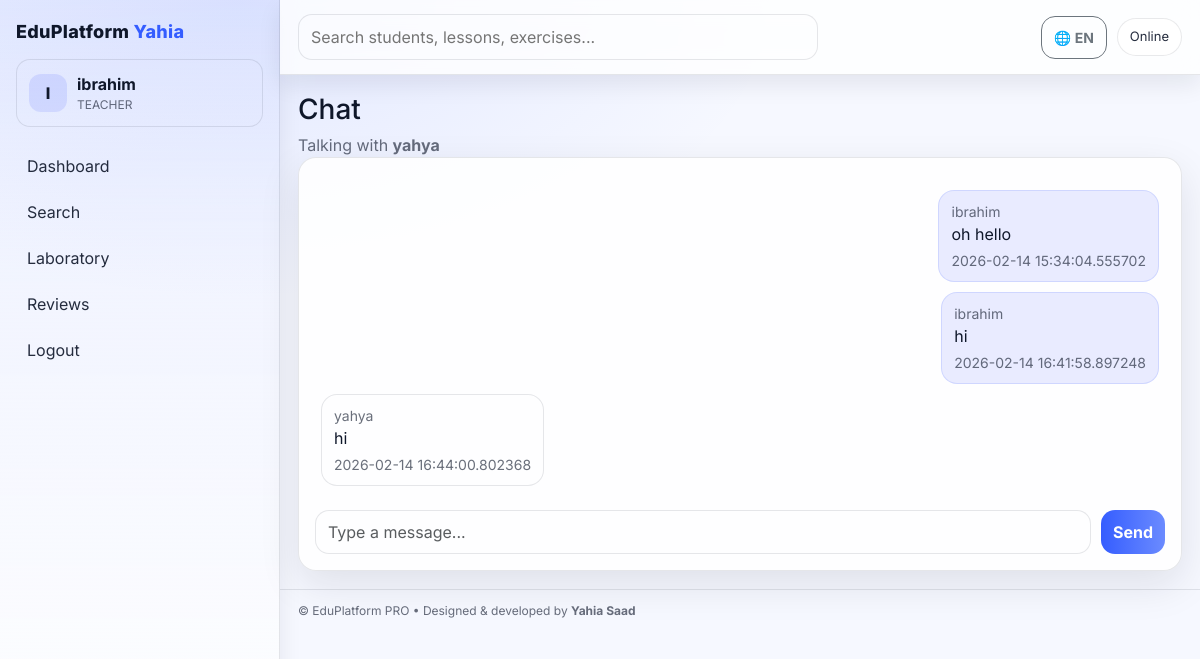
The page /chat/with/3 (signed in) on the database its author committed.
### app/models.py (models this page shows, shortened)
class User(db.Model, UserMixin):
    id = db.Column(db.Integer, primary_key=True)
    username = db.Column(db.String(40), unique=True, nullable=False)
    password_hash = db.Column(db.String(255), nullable=False)
    role = db.Column(db.String(20), nullable=False)
    email = db.Column(db.String(255), unique=True, nullable=True, index=True)
    created_by_id = db.Column(db.Integer, db.ForeignKey("user.id"), nullable=True)
    created_by = db.relationship("User", remote_side=[id])
    is_active_paid = db.Column(db.Boolean, default=True)
    paid_until = db.Column(db.DateTime, nullable=True)
    tokens = db.Column(db.Integer, default=0)
    created_at = db.Column(db.DateTime, default=datetime.utcnow)
    def subscription_ok(self) -> bool:
        if self.role == Role.ADMIN:
            return True
        if not self.is_active_paid:
            return False
        if self.paid_until is None:
            return True
        return datetime.utcnow() <= self.paid_until

class Message(db.Model):
    id = db.Column(db.Integer, primary_key=True)
    sender_id = db.Column(db.Integer, db.ForeignKey("user.id"), nullable=False)
    receiver_id = db.Column(db.Integer, db.ForeignKey("user.id"), nullable=False)
    sender = db.relationship("User", foreign_keys=[sender_id])
    receiver = db.relationship("User", foreign_keys=[receiver_id])
    text = db.Column(db.Text, nullable=False)
    created_at = db.Column(db.DateTime, default=datetime.utcnow)
    seen = db.Column(db.Boolean, default=False)

### app/chat/routes.py (the view)
@chat_bp.get("/with/<int:user_id>")
@role_required(Role.ADMIN, Role.TEACHER, Role.STUDENT)
def chat_with(user_id):
    other = User.query.get_or_404(user_id)
    if not _allowed_chat(other):
        abort(403)
    msgs = Message.query.filter(
        ((Message.sender_id==current_user.id) & (Message.receiver_id==other.id)) |
        ((Message.sender_id==other.id) & (Message.receiver_id==current_user.id))
    ).order_by(Message.created_at.asc()).all()
    return render_template("chat.html", other=other, msgs=msgs)

### app/chat/routes.py (called while the page is built)
def _allowed_chat(other: User) -> bool:
    if current_user.role == Role.TEACHER and other.role == Role.STUDENT and other.created_by_id == current_user.id:
        return True
    if current_user.role == Role.STUDENT and other.role == Role.TEACHER and current_user.created_by_id == other.id:
        return True
    if current_user.role == Role.ADMIN:
        return True
    return False

### app/templates/chat.html (shortened to what this page needs)
{% extends "base.html" %}
{% block content %}
<div class="page-head">
  <h1>Chat</h1>
  <p class="text-muted">Talking with <b>{{ other.username }}</b></p>
</div>
<div class="card-pro">
  <div class="chat-box" id="chatBox">
    {% for m in msgs %}
      <div class="msg {{ 'me' if m.sender_id == current_user.id else 'them' }}">
        <div class="bubble">
          <div class="small text-muted">{{ m.sender.username }}</div>
          <div>{{ m.text }}</div>
          <div class="small text-muted mt-1">{{ m.created_at }}</div>
        </div>
      </div>
    {% endfor %}
  </div>
  <form method="post" class="chat-input mt-2">
    <input class="form-control form-pro" name="text" placeholder="Type a message..." required>
    <button class="btn btn-primary btn-pro">Send</button>
  </form>
</div>
{% endblock %}

### app/templates/base.html (shortened to what this page needs)
<!doctype html>
<html lang="en">
<head>
  <link href="https://cdn.jsdelivr.net/npm/bootstrap@5.3.3/dist/css/bootstrap.min.css" rel="stylesheet">
  <link href="/static/css/style.css" rel="stylesheet">
</head>
<body>
  <div class="app-shell">
    <aside class="sidebar">
      <div class="brand">EduPlatform <span>Yahia</span></div>
      {% if current_user.is_authenticated %}
      <div class="user-chip">
        <div class="avatar">{{ current_user.username[:1] | upper }}</div>
        <div class="meta">
          <div class="name">{{ current_user.username }}</div>
          <div class="role">{{ current_user.role | upper }}</div>
        </div>
      </div>
      {% endif %}
      <nav class="nav flex-column mt-3">
        <a class="nav-link" href="/"><span data-i18n="nav.dashboard">Dashboard</span></a>
        <a class="nav-link" href="/search"><span data-i18n="nav.search">Search</span></a>
        <a class="nav-link" href="/lab/"><span data-i18n="nav.lab">Laboratory</span></a>
        {% if current_user.is_authenticated and current_user.role == "teacher" %}
          <a class="nav-link" href="/teacher/reviews"><span data-i18n="nav.reviews">Reviews</span></a>
        {% endif %}
        {% if current_user.is_authenticated %}
          <a class="nav-link" href="/logout"><span data-i18n="nav.logout">Logout</span></a>
        {% else %}
          <a class="nav-link" href="/login"><span data-i18n="nav.login">Login</span></a>
        {% endif %}
      </nav>
    </aside>
    <main class="main">
      <header class="topbar">
        <div class="search-mini">
          <form action="/search" method="get">
            <input name="q" placeholder="Search students, lessons, exercises..." value="{{ request.args.get('q','') }}">
          </form>
        </div>
        <div class="top-actions">
          <button class="btn btn-sm btn-outline-secondary btn-pro" id="langToggle">🌐 EN</button>
          <div class="pill subtle" id="netStatus">Online</div>
        </div>
      </header>
      <div id="view" class="view fade-enter">
        {% block content %}{% endblock %}
      </div>
      <footer class="footer"><span>© EduPlatform PRO • Designed & developed by <b>Yahia Saad</b></span></footer>
    </main>
  </div>
</body>
</html>

### app/static/css/style.css (style rules this page uses)
:root { --bg: #f6f8ff; --panel: #ffffff; --panel2: #ffffff; --text: #0f172a; --muted: rgba(15, 23, 42, .62); --border: rgba(15, 23, 42, .10); --primary: #355dff; --primary2: #6b8bff; --shadow: 0 14px 40px rgba(15,23,42,.10); --shadow2: 0 10px 22px rgba(15,23,42,.08); --ring: rgba(53,93,255,.25); }
* { font-family: Inter, system-ui, -apple-system, Segoe UI, Roboto, Arial, sans-serif; }
body { background: var(--bg); color: var(--text); margin:0; }
.text-muted { color: var(--muted) !important; }
a { color: inherit; }
.app-shell { display:grid; grid-template-columns: 280px 1fr; min-height:100vh; }
.sidebar { background: linear-gradient(180deg, var(--panel2), var(--panel)); border-right: 1px solid var(--border); padding: 18px 16px; position: sticky; top: 0; height: 100vh; }
.brand { font-weight: 800; letter-spacing: .3px; font-size: 18px; }
.brand span { color: var(--primary); }
.user-chip { margin-top: 14px; display:flex; gap:10px; align-items:center; padding: 12px; border: 1px solid var(--border); border-radius: 14px; background: rgba(255,255,255,.03); }
.avatar { width: 38px; height: 38px; border-radius: 12px; display:grid; place-items:center; background: rgba(108,124,255,.18); color: var(--text); font-weight: 800; }
.user-chip .name { font-weight: 700; }
.user-chip .role { color: var(--muted); font-size: 12px; }
.nav-link { color: var(--text) !important; opacity: .9; padding: 10px 10px; border-radius: 12px; border: 1px solid transparent; transition: transform .15s ease, background .15s ease, border-color .15s ease; }
.main { display:flex; flex-direction:column; min-width:0; }
.topbar { padding: 14px 18px; border-bottom: 1px solid var(--border); display:flex; align-items:center; justify-content:space-between; gap: 12px; background: rgba(0,0,0,.06); backdrop-filter: blur(12px); }
.search-mini input { width: min(520px, 60vw); border-radius: 14px; padding: 10px 12px; border: 1px solid var(--border); background: rgba(255,255,255,.04); color: var(--text); outline:none; }
.top-actions { display:flex; gap:10px; align-items:center; }
.pill { padding: 8px 12px; border: 1px solid var(--border); border-radius: 999px; background: rgba(255,255,255,.03); box-shadow: var(--shadow); font-size: 13px; }
.pill.subtle { box-shadow:none; opacity:.9; }
.view { padding: 18px; }
.footer { padding: 12px 18px; border-top: 1px solid var(--border); color: var(--muted); font-size: 12px; }
.card-pro { background: rgba(255,255,255,.03); border: 1px solid var(--border); border-radius: 18px; padding: 16px; box-shadow: var(--shadow); overflow:hidden; }
.page-head h1 { font-size: 28px; margin: 0; }
.page-head p { margin: 6px 0 0; }
.form-pro { border-radius: 14px !important; background: rgba(255,255,255,.04) !important; border: 1px solid var(--border) !important; color: var(--text) !important; }
.btn-pro { border-radius: 14px !important; padding: 10px 12px; }
.chat-box { max-height: 420px; overflow:auto; padding: 6px; }
.msg { display:flex; margin: 10px 0; }
.msg.me { justify-content:flex-end; }
.msg .bubble { max-width: 72%; padding: 10px 12px; border-radius: 16px; border: 1px solid var(--border); background: rgba(255,255,255,.04); }
.msg.me .bubble { background: rgba(108,124,255,.14); border-color: rgba(108,124,255,.2); }
.chat-input { display:flex; gap:10px; }
.fade-enter { animation: fadeInUp .45s ease both; }
#view { transition: opacity .22s ease, transform .22s ease, filter .22s ease; }
.card-pro { transition: transform .18s ease, border-color .18s ease, background .18s ease; }
body { background: radial-gradient(900px 500px at 20% 0%, rgba(53,93,255,.10), transparent 60%), var(--bg); margin:0; }
.sidebar { background: linear-gradient(180deg, rgba(53,93,255,.06), rgba(255,255,255,1)); box-shadow: var(--shadow2); }
.topbar { background: rgba(255,255,255,.78); box-shadow: var(--shadow2); }
.card-pro { background: rgba(255,255,255,.85); }
.btn-pro { font-weight: 700; }
.btn-primary.btn-pro { background: linear-gradient(90deg, var(--primary), var(--primary2)); border: none; }
.view.fade-enter { animation: pageEnter .45s cubic-bezier(.2,.9,.2,1) both; }
.pill { background: rgba(255,255,255,.92); }

### rows shown on the page
User: username "I", username "ibrahim", role "TEACHER"
User: username "yahya"
Message: sender.username "ibrahim", text "oh hello", created_at "2026-02-14 15:34:04.555702"
Message: sender.username "ibrahim", text "hi", created_at "2026-02-14 16:41:58.897248"
Message: sender.username "yahya", text "hi", created_at "2026-02-14 16:44:00.802368"
